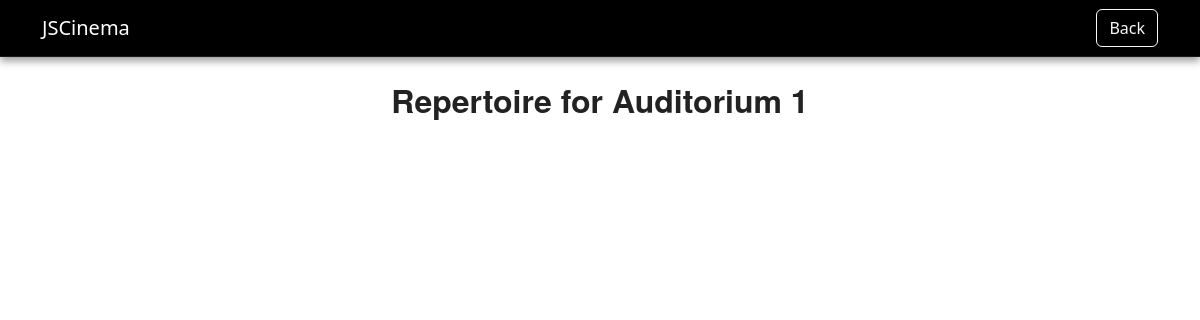
The app's page /auditorium.php?id=1 (signed in), older data.
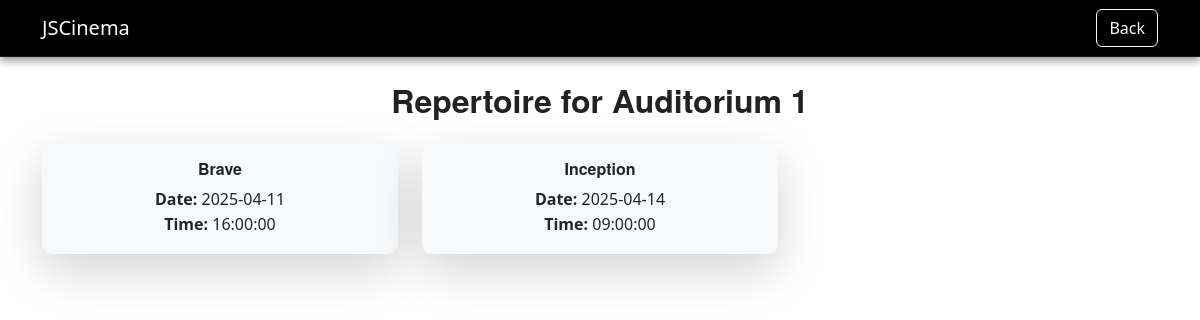
The same page, newer data.
### tables this page shows
CREATE TABLE `screenings` (
  `id` int(11) NOT NULL,
  `movie_id` int(11) NOT NULL,
  `screening_date` date NOT NULL,
  `start_time` time NOT NULL,
  `auditorium_id` int(11) DEFAULT NULL
);

CREATE TABLE `movies` (
  `id` int(11) NOT NULL,
  `name` varchar(255) NOT NULL,
  `description` text DEFAULT NULL,
  `stars` decimal(3,1) DEFAULT NULL CHECK (`stars` between 0 and 10),
  `author` varchar(255) DEFAULT NULL,
  `video` varchar(255) DEFAULT NULL,
  `movie_duration` int(11) DEFAULT NULL CHECK (`movie_duration` > 0),
  `plays` text DEFAULT NULL,
  `status` varchar(255) DEFAULT NULL,
  `coming_date` date DEFAULT NULL,
  `end_date` date DEFAULT NULL,
  `created_at` timestamp NOT NULL DEFAULT current_timestamp(),
  `updated_at` timestamp NOT NULL DEFAULT current_timestamp() ON UPDATE current_timestamp()
);

### auditorium.php (the view, shortened to what this page needs)
<?php
require 'db_connection.php';
$auditorium_id = intval($_GET['id']);
$auditorium_query = $conn->prepare("SELECT name FROM auditoriums WHERE id = ?");
$auditorium_query->bind_param("i", $auditorium_id);
$auditorium_query->execute();
$auditorium_result = $auditorium_query->get_result();
$auditorium = $auditorium_result->fetch_assoc();
$screenings_query = $conn->prepare("
    SELECT s.id, m.name AS movie_name, s.screening_date, s.start_time
    FROM screenings s
    JOIN movies m ON s.movie_id = m.id
    WHERE s.auditorium_id = ? AND s.screening_date >= CURDATE()
    ORDER BY s.screening_date, s.start_time
");
$screenings_query->bind_param("i", $auditorium_id);
$screenings_query->execute();
$screenings = $screenings_query->get_result();
?>
<!DOCTYPE html>
<html lang="pl">
<head>
    <link href="https://cdn.jsdelivr.net/npm/bootstrap@5.3.3/dist/css/bootstrap.min.css" rel="stylesheet">
    <link rel="stylesheet" href="style.css">
</head>
<body>
<nav class="navbar navbar-dark bg-dark">
    <div class="container">
        <a class="navbar-brand" href="index.php">JSCinema</a>
        <a href="auditorium_repertuar.php" class="btn btn-outline-light">Back</a>
    </div>
</nav>
<div class="container mt-4">
    <div class="text-center mb-4">
        <h2 class="fw-bold">Repertoire for <?php echo htmlspecialchars($auditorium['name']); ?></h2>
    </div>
    <div class="row">
        <?php while ($row = $screenings->fetch_assoc()): ?>
            <div class="col-md-4 mb-3">
                <div class="card auditorium-card border-0 shadow-lg">
                    <div class="card-body text-center">
                        <h5 class="card-title fw-bold"><?php echo htmlspecialchars($row['movie_name']); ?></h5>
                        <p class="card-text">
                            <strong>Date:</strong> <?php echo $row['screening_date']; ?><br>
                            <strong>Time:</strong> <?php echo $row['start_time']; ?>
                        </p>
                    </div>
                </div>
            </div>
        <?php endwhile; ?>
    </div>
</div>
</body>
</html>

Row changes from the older to the newer data that the page shows:
added screenings: movie.name "Brave", screening_date "2025-04-11", start_time "16:00:00"
added screenings: movie.name "Inception", screening_date "2025-04-14", start_time "09:00:00"
